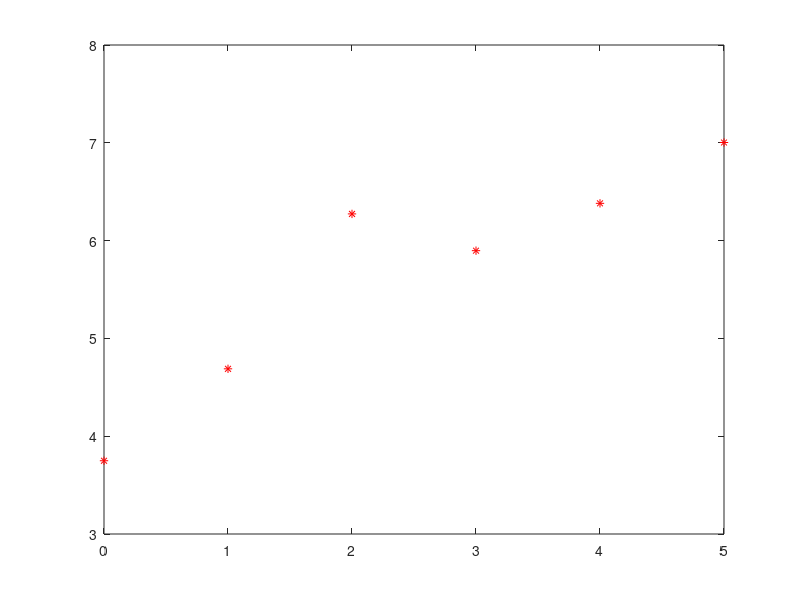

This chart was generated by the following MATLAB code:
x2 = [ 0.000 1.000 2.000 3.000 4.000 5.000 ];
y2 = [ 3.749 4.689 6.273 5.897 6.381 7.003 ];

plot(x2,y2,'bo')
p2 = polyfit(x2,y2,5);
yy2 = polyval(p2, x2);

plot(x2,yy2,'r*')
axis([0 5 3 8])







